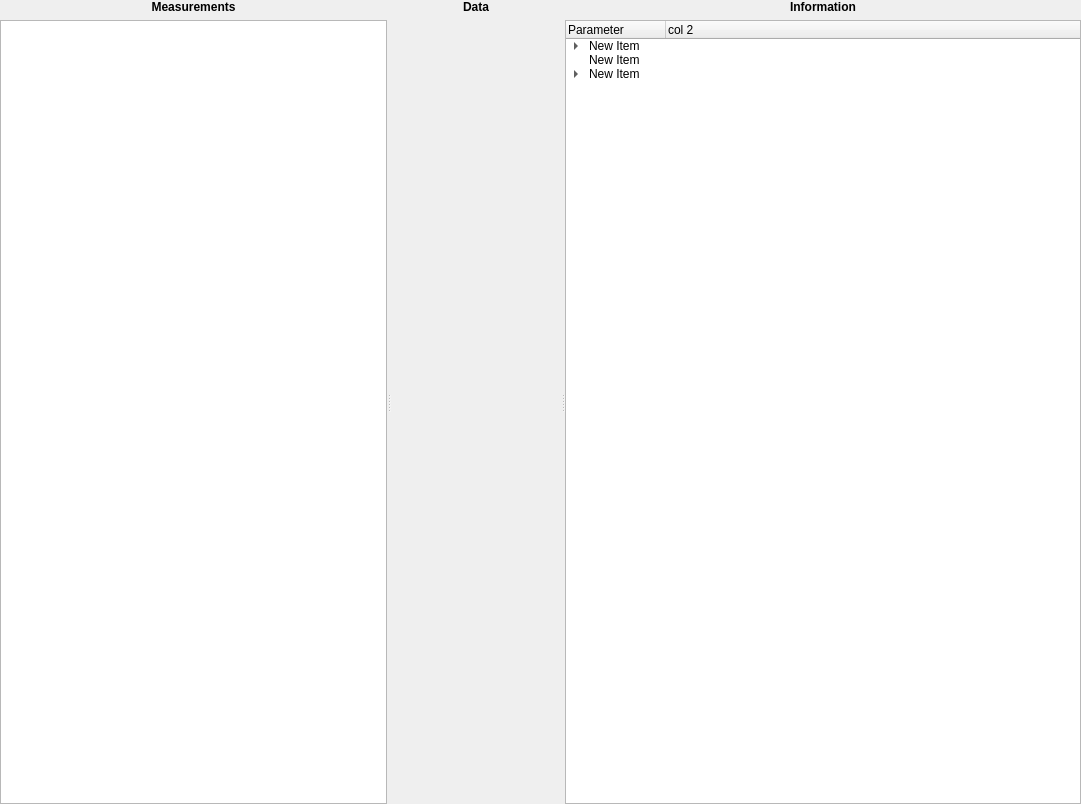
<?xml version="1.0" encoding="UTF-8"?>
<ui version="4.0">
 <class>Form</class>
 <widget class="QWidget" name="Form">
  <property name="geometry">
   <rect>
    <x>0</x>
    <y>0</y>
    <width>1081</width>
    <height>804</height>
   </rect>
  </property>
  <property name="windowTitle">
   <string>Form</string>
  </property>
  <layout class="QHBoxLayout" name="horizontalLayout">
   <property name="leftMargin">
    <number>0</number>
   </property>
   <property name="topMargin">
    <number>0</number>
   </property>
   <property name="rightMargin">
    <number>0</number>
   </property>
   <property name="bottomMargin">
    <number>0</number>
   </property>
   <item>
    <widget class="QSplitter" name="splitter">
     <property name="orientation">
      <enum>Qt::Horizontal</enum>
     </property>
     <property name="opaqueResize">
      <bool>false</bool>
     </property>
     <property name="childrenCollapsible">
      <bool>false</bool>
     </property>
     <widget class="QWidget" name="w_content" native="true">
      <property name="sizePolicy">
       <sizepolicy hsizetype="Preferred" vsizetype="Preferred">
        <horstretch>15</horstretch>
        <verstretch>0</verstretch>
       </sizepolicy>
      </property>
      <layout class="QVBoxLayout" name="verticalLayout_2">
       <property name="leftMargin">
        <number>0</number>
       </property>
       <property name="topMargin">
        <number>0</number>
       </property>
       <property name="rightMargin">
        <number>0</number>
       </property>
       <property name="bottomMargin">
        <number>0</number>
       </property>
       <item>
        <widget class="QLabel" name="label">
         <property name="font">
          <font>
           <weight>75</weight>
           <bold>true</bold>
          </font>
         </property>
         <property name="text">
          <string>Measurements</string>
         </property>
         <property name="alignment">
          <set>Qt::AlignCenter</set>
         </property>
        </widget>
       </item>
       <item>
        <widget class="QListWidget" name="listWidget"/>
       </item>
      </layout>
     </widget>
     <widget class="QWidget" name="w_view" native="true">
      <property name="sizePolicy">
       <sizepolicy hsizetype="Preferred" vsizetype="Preferred">
        <horstretch>65</horstretch>
        <verstretch>0</verstretch>
       </sizepolicy>
      </property>
      <layout class="QVBoxLayout" name="verticalLayout_3">
       <property name="leftMargin">
        <number>0</number>
       </property>
       <property name="topMargin">
        <number>0</number>
       </property>
       <property name="rightMargin">
        <number>0</number>
       </property>
       <property name="bottomMargin">
        <number>0</number>
       </property>
       <item>
        <widget class="QLabel" name="label_3">
         <property name="font">
          <font>
           <weight>75</weight>
           <bold>true</bold>
          </font>
         </property>
         <property name="text">
          <string>Data</string>
         </property>
         <property name="alignment">
          <set>Qt::AlignCenter</set>
         </property>
        </widget>
       </item>
       <item>
        <widget class="QStackedWidget" name="sw_view">
         <property name="sizePolicy">
          <sizepolicy hsizetype="Expanding" vsizetype="Preferred">
           <horstretch>0</horstretch>
           <verstretch>0</verstretch>
          </sizepolicy>
         </property>
         <widget class="MplCanvas" name="p_0d">
          <property name="sizePolicy">
           <sizepolicy hsizetype="Expanding" vsizetype="Preferred">
            <horstretch>0</horstretch>
            <verstretch>0</verstretch>
           </sizepolicy>
          </property>
          <property name="minimumSize">
           <size>
            <width>0</width>
            <height>0</height>
           </size>
          </property>
         </widget>
         <widget class="QWidget" name="p_1d"/>
         <widget class="QWidget" name="p_2d"/>
        </widget>
       </item>
      </layout>
     </widget>
     <widget class="QWidget" name="w_info" native="true">
      <property name="sizePolicy">
       <sizepolicy hsizetype="Preferred" vsizetype="Preferred">
        <horstretch>20</horstretch>
        <verstretch>0</verstretch>
       </sizepolicy>
      </property>
      <layout class="QVBoxLayout" name="verticalLayout">
       <property name="leftMargin">
        <number>0</number>
       </property>
       <property name="topMargin">
        <number>0</number>
       </property>
       <property name="rightMargin">
        <number>0</number>
       </property>
       <property name="bottomMargin">
        <number>0</number>
       </property>
       <item>
        <widget class="QLabel" name="label_2">
         <property name="font">
          <font>
           <weight>75</weight>
           <bold>true</bold>
          </font>
         </property>
         <property name="text">
          <string>Information</string>
         </property>
         <property name="alignment">
          <set>Qt::AlignCenter</set>
         </property>
        </widget>
       </item>
       <item>
        <widget class="QTreeWidget" name="treeWidget">
         <property name="sizePolicy">
          <sizepolicy hsizetype="Preferred" vsizetype="Expanding">
           <horstretch>0</horstretch>
           <verstretch>0</verstretch>
          </sizepolicy>
         </property>
         <property name="minimumSize">
          <size>
           <width>200</width>
           <height>0</height>
          </size>
         </property>
         <property name="animated">
          <bool>true</bool>
         </property>
         <column>
          <property name="text">
           <string>Parameter</string>
          </property>
         </column>
         <column>
          <property name="text">
           <string>col 2</string>
          </property>
         </column>
         <item>
          <property name="text">
           <string>New Item</string>
          </property>
          <property name="text">
           <string/>
          </property>
          <item>
           <property name="text">
            <string>New Item</string>
           </property>
           <property name="text">
            <string>wra</string>
           </property>
          </item>
         </item>
         <item>
          <property name="text">
           <string>New Item</string>
          </property>
          <property name="text">
           <string/>
          </property>
         </item>
         <item>
          <property name="text">
           <string>New Item</string>
          </property>
          <item>
           <property name="text">
            <string>New Subitem</string>
           </property>
           <property name="text">
            <string>rewr</string>
           </property>
          </item>
         </item>
        </widget>
       </item>
      </layout>
     </widget>
    </widget>
   </item>
  </layout>
 </widget>
 <customwidgets>
  <customwidget>
   <class>MplCanvas</class>
   <extends>QWidget</extends>
   <header>.widgets</header>
   <container>1</container>
  </customwidget>
 </customwidgets>
 <resources/>
 <connections/>
</ui>
